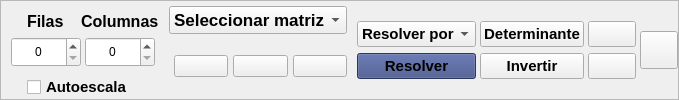
            <widget class="QFrame" name="table_buttons_frame">
             <property name="styleSheet">
              <string notr="true"/>
             </property>
             <property name="frameShape">
              <enum>QFrame::Shape::StyledPanel</enum>
             </property>
             <property name="frameShadow">
              <enum>QFrame::Shadow::Raised</enum>
             </property>
             <layout class="QHBoxLayout" name="table_buttons_horizontal_layout" stretch="0,0,0">
              <property name="spacing">
               <number>10</number>
              </property>
              <property name="sizeConstraint">
               <enum>QLayout::SizeConstraint::SetDefaultConstraint</enum>
              </property>
              <property name="leftMargin">
               <number>0</number>
              </property>
              <property name="topMargin">
               <number>0</number>
              </property>
              <property name="rightMargin">
               <number>0</number>
              </property>
              <property name="bottomMargin">
               <number>0</number>
              </property>
              <item alignment="Qt::AlignmentFlag::AlignLeft">
               <widget class="QWidget" name="table_column_row_widget" native="true">
                <property name="sizePolicy">
                 <sizepolicy hsizetype="Preferred" vsizetype="Preferred">
                  <horstretch>0</horstretch>
                  <verstretch>0</verstretch>
                 </sizepolicy>
                </property>
                <layout class="QVBoxLayout" name="verticalLayout_19" stretch="100,1">
                 <property name="spacing">
                  <number>5</number>
                 </property>
                 <property name="leftMargin">
                  <number>0</number>
                 </property>
                 <property name="topMargin">
                  <number>4</number>
                 </property>
                 <property name="rightMargin">
                  <number>0</number>
                 </property>
                 <property name="bottomMargin">
                  <number>0</number>
                 </property>
                 <item>
                  <widget class="QWidget" name="sub_table_column_row_widget" native="true">
                   <layout class="QHBoxLayout" name="horizontalLayout_3">
                    <property name="spacing">
                     <number>0</number>
                    </property>
                    <property name="leftMargin">
                     <number>10</number>
                    </property>
                    <property name="topMargin">
                     <number>0</number>
                    </property>
                    <property name="rightMargin">
                     <number>0</number>
                    </property>
                    <property name="bottomMargin">
                     <number>0</number>
                    </property>
                    <item>
                     <widget class="QWidget" name="table_row_spinbox_widget" native="true">
                      <property name="sizePolicy">
                       <sizepolicy hsizetype="Preferred" vsizetype="Preferred">
                        <horstretch>0</horstretch>
                        <verstretch>0</verstretch>
                       </sizepolicy>
                      </property>
                      <property name="styleSheet">
                       <string notr="true"/>
                      </property>
                      <layout class="QVBoxLayout" name="verticalLayout_3">
                       <property name="spacing">
                        <number>0</number>
                       </property>
                       <property name="leftMargin">
                        <number>0</number>
                       </property>
                       <property name="topMargin">
                        <number>0</number>
                       </property>
                       <property name="rightMargin">
                        <number>0</number>
                       </property>
                       <property name="bottomMargin">
                        <number>0</number>
                       </property>
                       <item alignment="Qt::AlignmentFlag::AlignHCenter">
                        <widget class="QLabel" name="row_spinbox_label">
                         <property name="maximumSize">
                          <size>
                           <width>16777215</width>
                           <height>30</height>
                          </size>
                         </property>
                         <property name="font">
                          <font>
                           <pointsize>12</pointsize>
                           <bold>true</bold>
                          </font>
                         </property>
                         <property name="toolTip">
                          <string>Filas de la matriz</string>
                         </property>
                         <property name="text">
                          <string>Filas</string>
                         </property>
                        </widget>
                       </item>
                       <item alignment="Qt::AlignmentFlag::AlignHCenter">
                        <widget class="QSpinBox" name="row_spinbox">
                         <property name="minimumSize">
                          <size>
                           <width>70</width>
                           <height>30</height>
                          </size>
                         </property>
                         <property name="maximumSize">
                          <size>
                           <width>16777215</width>
                           <height>16777215</height>
                          </size>
                         </property>
                         <property name="styleSheet">
                          <string notr="true">border-color: rgb(0, 0, 0);</string>
                         </property>
                         <property name="alignment">
                          <set>Qt::AlignmentFlag::AlignCenter</set>
                         </property>
                        </widget>
                       </item>
                      </layout>
                     </widget>
                    </item>
                    <item>
                     <widget class="QWidget" name="table_column_spinbox_widget" native="true">
                      <property name="sizePolicy">
                       <sizepolicy hsizetype="Preferred" vsizetype="Preferred">
                        <horstretch>0</horstretch>
                        <verstretch>0</verstretch>
                       </sizepolicy>
                      </property>
                      <layout class="QVBoxLayout" name="verticalLayout" stretch="0,0">
                       <property name="spacing">
                        <number>0</number>
                       </property>
                       <property name="leftMargin">
                        <number>0</number>
                       </property>
                       <property name="topMargin">
                        <number>0</number>
                       </property>
                       <property name="rightMargin">
                        <number>0</number>
                       </property>
                       <property name="bottomMargin">
                        <number>0</number>
                       </property>
                       <item alignment="Qt::AlignmentFlag::AlignHCenter">
                        <widget class="QLabel" name="column_spinbox_label">
                         <property name="maximumSize">
                          <size>
                           <width>16777215</width>
                           <height>30</height>
                          </size>
                         </property>
                         <property name="font">
                          <font>
                           <pointsize>12</pointsize>
                           <bold>true</bold>
                          </font>
                         </property>
                         <property name="toolTip">
                          <string>Columnas de la matriz</string>
                         </property>
                         <property name="text">
                          <string>Columnas</string>
                         </property>
                        </widget>
                       </item>
                       <item alignment="Qt::AlignmentFlag::AlignHCenter">
                        <widget class="QSpinBox" name="column_spinbox">
                         <property name="minimumSize">
                          <size>
                           <width>70</width>
                           <height>30</height>
                          </size>
                         </property>
                         <property name="maximumSize">
                          <size>
                           <width>16777215</width>
                           <height>16777215</height>
                          </size>
                         </property>
                         <property name="alignment">
                          <set>Qt::AlignmentFlag::AlignCenter</set>
                         </property>
                        </widget>
                       </item>
                      </layout>
                     </widget>
                    </item>
                   </layout>
                  </widget>
                 </item>
                 <item>
                  <widget class="QWidget" name="checkbox_widget" native="true">
                   <property name="font">
                    <font>
                     <pointsize>11</pointsize>
                    </font>
                   </property>
                   <layout class="QHBoxLayout" name="horizontalLayout_5">
                    <property name="spacing">
                     <number>0</number>
                    </property>
                    <property name="leftMargin">
                     <number>0</number>
                    </property>
                    <property name="topMargin">
                     <number>0</number>
                    </property>
                    <property name="rightMargin">
                     <number>0</number>
                    </property>
                    <property name="bottomMargin">
                     <number>0</number>
                    </property>
                    <item alignment="Qt::AlignmentFlag::AlignHCenter">
                     <widget class="QCheckBox" name="table_resize_checkbox">
                      <property name="sizePolicy">
                       <sizepolicy hsizetype="Minimum" vsizetype="Fixed">
                        <horstretch>0</horstretch>
                        <verstretch>0</verstretch>
                       </sizepolicy>
                      </property>
                      <property name="minimumSize">
                       <size>
                        <width>0</width>
                        <height>0</height>
                       </size>
                      </property>
                      <property name="maximumSize">
                       <size>
                        <width>16777215</width>
                        <height>16777215</height>
                       </size>
                      </property>
                      <property name="font">
                       <font>
                        <pointsize>11</pointsize>
                        <bold>true</bold>
                       </font>
                      </property>
                      <property name="contextMenuPolicy">
                       <enum>Qt::ContextMenuPolicy::NoContextMenu</enum>
                      </property>
                      <property name="toolTip">
                       <string>Redimensionar automáticamente</string>
                      </property>
                      <property name="styleSheet">
                       <string notr="true"/>
                      </property>
                      <property name="text">
                       <string>Autoescala</string>
                      </property>
                      <property name="checked">
                       <bool>false</bool>
                      </property>
                      <property name="tristate">
                       <bool>false</bool>
                      </property>
                     </widget>
                    </item>
                   </layout>
                  </widget>
                 </item>
                </layout>
               </widget>
              </item>
              <item alignment="Qt::AlignmentFlag::AlignLeft">
               <widget class="QWidget" name="select_matrix_widget" native="true">
                <property name="sizePolicy">
                 <sizepolicy hsizetype="Expanding" vsizetype="Preferred">
                  <horstretch>2</horstretch>
                  <verstretch>0</verstretch>
                 </sizepolicy>
                </property>
                <layout class="QVBoxLayout" name="verticalLayout_25">
                 <property name="spacing">
                  <number>0</number>
                 </property>
                 <property name="sizeConstraint">
                  <enum>QLayout::SizeConstraint::SetDefaultConstraint</enum>
                 </property>
                 <property name="leftMargin">
                  <number>0</number>
                 </property>
                 <property name="topMargin">
                  <number>5</number>
                 </property>
                 <property name="rightMargin">
                  <number>0</number>
                 </property>
                 <property name="bottomMargin">
                  <number>0</number>
                 </property>
                 <item>
                  <widget class="QComboBox" name="select_table_combobox">
                   <property name="minimumSize">
                    <size>
                     <width>175</width>
                     <height>0</height>
                    </size>
                   </property>
                   <property name="font">
                    <font>
                     <pointsize>13</pointsize>
                     <bold>true</bold>
                    </font>
                   </property>
                   <property name="frame">
                    <bool>true</bool>
                   </property>
                   <item>
                    <property name="text">
                     <string>Seleccionar matriz</string>
                    </property>
                   </item>
                  </widget>
                 </item>
                 <item>
                  <widget class="QWidget" name="select_matrix_options_widget" native="true">
                   <layout class="QHBoxLayout" name="horizontalLayout_8">
                    <property name="spacing">
                     <number>5</number>
                    </property>
                    <property name="leftMargin">
                     <number>5</number>
                    </property>
                    <property name="topMargin">
                     <number>0</number>
                    </property>
                    <property name="rightMargin">
                     <number>0</number>
                    </property>
                    <property name="bottomMargin">
                     <number>0</number>
                    </property>
                    <item>
                     <widget class="QPushButton" name="save_current_table_button">
                      <property name="font">
                       <font>
                        <pointsize>9</pointsize>
                       </font>
                      </property>
                      <property name="toolTip">
                       <string>Guardar matriz actual</string>
                      </property>
                      <property name="text">
                       <string/>
                      </property>
                      <property name="icon">
                       <iconset resource="qrc_files/resources.qrc">
                        <normaloff>:/icon/Images/save.svg</normaloff>:/icon/Images/save.svg</iconset>
                      </property>
                      <property name="iconSize">
                       <size>
                        <width>26</width>
                        <height>26</height>
                       </size>
                      </property>
                     </widget>
                    </item>
                    <item>
                     <widget class="QPushButton" name="change_current_table_button">
                      <property name="font">
                       <font>
                        <pointsize>9</pointsize>
                       </font>
                      </property>
                      <property name="toolTip">
                       <string>Cambiar matriz seleccionada</string>
                      </property>
                      <property name="text">
                       <string/>
                      </property>
                      <property name="icon">
                       <iconset resource="qrc_files/resources.qrc">
                        <normaloff>:/icon/Images/change.svg</normaloff>:/icon/Images/change.svg</iconset>
                      </property>
                      <property name="iconSize">
                       <size>
                        <width>26</width>
                        <height>26</height>
                       </size>
                      </property>
                     </widget>
                    </item>
                    <item>
                     <widget class="QPushButton" name="delete_current_table_button">
                      <property name="toolTip">
                       <string>Eliminar matriz</string>
                      </property>
                      <property name="text">
                       <string/>
                      </property>
                      <property name="icon">
                       <iconset resource="qrc_files/resources.qrc">
                        <normaloff>:/icon/Images/delete.svg</normaloff>:/icon/Images/delete.svg</iconset>
                      </property>
                      <property name="iconSize">
                       <size>
                        <width>26</width>
                        <height>26</height>
                       </size>
                      </property>
                     </widget>
                    </item>
                   </layout>
                  </widget>
                 </item>
                </layout>
               </widget>
              </item>
              <item>
               <widget class="QWidget" name="table_extra_options_widget" native="true">
                <property name="sizePolicy">
                 <sizepolicy hsizetype="Expanding" vsizetype="Maximum">
                  <horstretch>3</horstretch>
                  <verstretch>0</verstretch>
                 </sizepolicy>
                </property>
                <property name="minimumSize">
                 <size>
                  <width>0</width>
                  <height>0</height>
                 </size>
                </property>
                <property name="sizeIncrement">
                 <size>
                  <width>0</width>
                  <height>0</height>
                 </size>
                </property>
                <layout class="QVBoxLayout" name="verticalLayout_26">
                 <property name="spacing">
                  <number>0</number>
                 </property>
                 <property name="leftMargin">
                  <number>0</number>
                 </property>
                 <property name="topMargin">
                  <number>0</number>
                 </property>
                 <property name="rightMargin">
                  <number>0</number>
                 </property>
                 <property name="bottomMargin">
                  <number>0</number>
                 </property>
                 <item>
                  <layout class="QGridLayout" name="table_extra_options_grid">
                   <property name="sizeConstraint">
                    <enum>QLayout::SizeConstraint::SetDefaultConstraint</enum>
                   </property>
                   <property name="topMargin">
                    <number>0</number>
                   </property>
                   <property name="horizontalSpacing">
                    <number>4</number>
                   </property>
                   <property name="verticalSpacing">
                    <number>3</number>
                   </property>
                   <item row="0" column="2">
                    <widget class="QComboBox" name="table_select_solutions_combobox">
                     <property name="maximumSize">
                      <size>
                       <width>16777215</width>
                       <height>26</height>
                      </size>
                     </property>
                     <property name="font">
                      <font>
                       <pointsize>11</pointsize>
                       <bold>true</bold>
                      </font>
                     </property>
                     <property name="toolTip">
                      <string>Seleccionar método para resolver</string>
                     </property>
                     <item>
                      <property name="text">
                       <string>Resolver por</string>
                      </property>
                     </item>
                     <item>
                      <property name="text">
                       <string>Reducción</string>
                      </property>
                     </item>
                     <item>
                      <property name="text">
                       <string>Cramer</string>
                      </property>
                     </item>
                    </widget>
                   </item>
                   <item row="2" column="2">
                    <widget class="QPushButton" name="table_solve_button">
                     <property name="maximumSize">
                      <size>
                       <width>16777215</width>
                       <height>26</height>
                      </size>
                     </property>
                     <property name="font">
                      <font>
                       <pointsize>11</pointsize>
                       <bold>true</bold>
                      </font>
                     </property>
                     <property name="toolTip">
                      <string>Solucionar matriz</string>
                     </property>
                     <property name="styleSheet">
                      <string notr="true">QPushButton{
background-color: #3c4b84
}

QPushButton::hover{
background-color: #47599d;
}

QPushButton::pressed{
background-color: #4f63ae;
}
</string>
                     </property>
                     <property name="text">
                      <string>Resolver</string>
                     </property>
                    </widget>
                   </item>
                   <item row="0" column="4">
                    <widget class="QPushButton" name="table_vector_button">
                     <property name="maximumSize">
                      <size>
                       <width>16777215</width>
                       <height>26</height>
                      </size>
                     </property>
                     <property name="font">
                      <font>
                       <pointsize>11</pointsize>
                      </font>
                     </property>
                     <property name="toolTip">
                      <string>Operaciones con matrices</string>
                     </property>
                     <property name="text">
                      <string/>
                     </property>
                     <property name="icon">
                      <iconset resource="qrc_files/resources.qrc">
                       <normaloff>:/icon/Images/vector.svg</normaloff>:/icon/Images/vector.svg</iconset>
                     </property>
                     <property name="iconSize">
                      <size>
                       <width>21</width>
                       <height>21</height>
                      </size>
                     </property>
                    </widget>
                   </item>
                   <item row="2" column="3">
                    <widget class="QPushButton" name="table_invert_button">
                     <property name="maximumSize">
                      <size>
                       <width>16777215</width>
                       <height>26</height>
                      </size>
                     </property>
                     <property name="font">
                      <font>
                       <pointsize>11</pointsize>
                       <bold>true</bold>
                      </font>
                     </property>
                     <property name="toolTip">
                      <string>Obtener matriz invertida</string>
                     </property>
                     <property name="text">
                      <string>Invertir</string>
                     </property>
                    </widget>
                   </item>
                   <item row="2" column="4">
                    <widget class="QPushButton" name="table_transpose_button">
                     <property name="maximumSize">
                      <size>
                       <width>16777215</width>
                       <height>26</height>
                      </size>
                     </property>
                     <property name="toolTip">
                      <string>Transponer matriz</string>
                     </property>
                     <property name="text">
                      <string/>
                     </property>
                     <property name="icon">
                      <iconset resource="qrc_files/resources.qrc">
                       <normaloff>:/icon/Images/transpose.svg</normaloff>:/icon/Images/transpose.svg</iconset>
                     </property>
                     <property name="iconSize">
                      <size>
                       <width>24</width>
                       <height>24</height>
                      </size>
                     </property>
                    </widget>
                   </item>
                   <item row="0" column="3">
                    <widget class="QPushButton" name="table_determinant_button">
                     <property name="maximumSize">
                      <size>
                       <width>16777215</width>
                       <height>26</height>
                      </size>
                     </property>
                     <property name="font">
                      <font>
                       <pointsize>11</pointsize>
                       <bold>true</bold>
                      </font>
                     </property>
                     <property name="toolTip">
                      <string>Obtener determinante de la matriz</string>
                     </property>
                     <property name="text">
                      <string>Determinante</string>
                     </property>
                     <property name="iconSize">
                      <size>
                       <width>26</width>
                       <height>26</height>
                      </size>
                     </property>
                    </widget>
                   </item>
                   <item row="0" column="5" rowspan="3">
                    <widget class="QPushButton" name="table_update_button">
                     <property name="sizePolicy">
                      <sizepolicy hsizetype="Minimum" vsizetype="Fixed">
                       <horstretch>1</horstretch>
                       <verstretch>0</verstretch>
                      </sizepolicy>
                     </property>
                     <property name="maximumSize">
                      <size>
                       <width>38</width>
                       <height>38</height>
                      </size>
                     </property>
                     <property name="toolTip">
                      <string>Actualizar tamaño</string>
                     </property>
                     <property name="text">
                      <string/>
                     </property>
                     <property name="icon">
                      <iconset resource="qrc_files/resources.qrc">
                       <normaloff>:/icon/Images/refresh.svg</normaloff>:/icon/Images/refresh.svg</iconset>
                     </property>
                     <property name="iconSize">
                      <size>
                       <width>28</width>
                       <height>28</height>
                      </size>
                     </property>
                    </widget>
                   </item>
                  </layout>
                 </item>
                </layout>
               </widget>
              </item>
             </layout>
            </widget>
